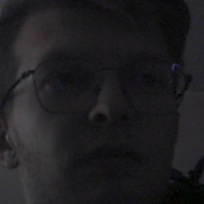
#> input picture test.jpg, 204 x 204 px
$ python -i full_histogram.py   (imports and definitions only)
#> lines starting #> are read from the running program, lines starting #| are printed output that depends on the picture
from __future__ import division
import cv2
import numpy as np
from matplotlib import pyplot as plt
from scipy.signal import convolve2d

# FUNCTIONS
# [351 lines left out: functions RGB2YIQ, delta, lbp_standard, lbp_uniform, split_region, lbp_region_image_compute and 5 more, not called in this run]


def lpq(image, chart=False, name="NAME", winSize=3, freqestim=1, mode='nh'):
    """
    Compute the Local Phase Quantization of an image
    :param image: input image
    :param chart: tells you whether you want to plot the final histogram or not (default value FALSE)
    :param name: name of a single CoALBP plot
    :param winSize:
    :param freqestim:
    :param mode:
    :return: descriptor with length 256
    """
#> called with chart = False, name = 'NAME', winSize = 3, freqestim = 1, mode = 'nh'

    rho = 0.90

    STFTalpha = 1/winSize   # alpha in STFT approaches (for Gaussian derivative alpha=1)
    sigmaS = (winSize-1)/4  # Sigma for STFT Gaussian window (applied if freqestim==2)
    sigmaA = 8/(winSize-1)  # Sigma for Gaussian derivative quadrature filters (applied if freqestim==3)

    convmode = 'valid' # Compute descriptor responses only on part that have full neigborhood. Use 'same' if all pixels are included (extrapolates np.image with zeros).

    image = np.float64(image)  # Convert np.image to double
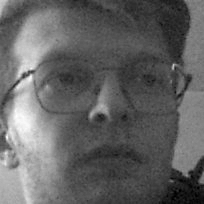
#> image: shape (204, 204) float64; min 0, max 79, mean 30.6; drawn with min black and max white
    r = (winSize-1)/2  # Get radius from window size
    x = np.arange(-r, r+1)[np.newaxis]  # Form spatial coordinates in window

    w0 = w1 = w2 = 0

    if freqestim == 1:  # STFT uniform window
        #  Basic STFT filters
        w0 = np.ones_like(x)
        w1 = np.exp(-2*np.pi*x*STFTalpha*1j)
        w2 = np.conj(w1)
        # print("Vector w0:", x)

    ## Run filters to compute the frequency response in the four points. Store np.real and np.imaginary parts separately
    # Run first filter
    filterResp1 = convolve2d(convolve2d(image, w0.T, convmode), w1, convmode)
    filterResp2 = convolve2d(convolve2d(image, w1.T, convmode), w0, convmode)
    filterResp3 = convolve2d(convolve2d(image, w1.T, convmode), w1, convmode)
    filterResp4 = convolve2d(convolve2d(image, w1.T, convmode), w2, convmode)

    # Initilize frequency domain matrix for four frequency coordinates (np.real and np.imaginary parts for each frequency).
    freqResp = np.dstack([filterResp1.real, filterResp1.imag,
                        filterResp2.real, filterResp2.imag,
                        filterResp3.real, filterResp3.imag,
                        filterResp4.real, filterResp4.imag])

    ## Perform quantization and compute LPQ codewords
    inds = np.arange(freqResp.shape[2])[np.newaxis,np.newaxis,:]
    LPQdesc = ((freqResp>0)*(2**inds)).sum(2)
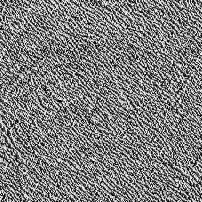
#> LPQdesc: shape (202, 202) int64; min 0, max 255, mean 125.9

    ## Switch format to uint8 if LPQ code np.image is required as output
    if mode == 'im':
        LPQdesc = np.uint8(LPQdesc)

    ## Histogram if needed
    if mode == 'nh' or mode == 'h':
        LPQdesc = np.histogram(LPQdesc.flatten(), range(256))[0]
#> LPQdesc = 255 values, max 569 at index 21, min 6 at index 90, mean 160

    ## Normalize histogram if needed
    if mode == 'nh':
        LPQdesc = LPQdesc/LPQdesc.sum()
#> LPQdesc = 255 values, max 0.0139 at index 21, min 0.000147 at index 90, mean 0.00392

    if chart:
        plt.figure()
        plt.bar(np.arange(len(LPQdesc)), LPQdesc, width=5)
        plt.title('LPQ histogram for channel: %(name)s' % {"name": name})
        plt.show()

    LPQdesc = np.concatenate((LPQdesc, np.zeros(1)))
#> LPQdesc = 256 values, max 0.0139 at index 21, min 0 at index 255, mean 0.00391
    print("LPQ descriptor for channel", name, "successfully computed, total length of:", len(LPQdesc))
#| LPQ descriptor for channel NAME successfully computed, total length of: 256

    return LPQdesc


# [229 lines left out: functions channel_descriptor, channel_descriptor_concatenate, final_function, not called in this run]

>>> import cv2
>>> picture = cv2.imread('test.jpg', cv2.IMREAD_GRAYSCALE)
>>> result = lpq(picture)
#> result has the same summary as LPQdesc in lpq
